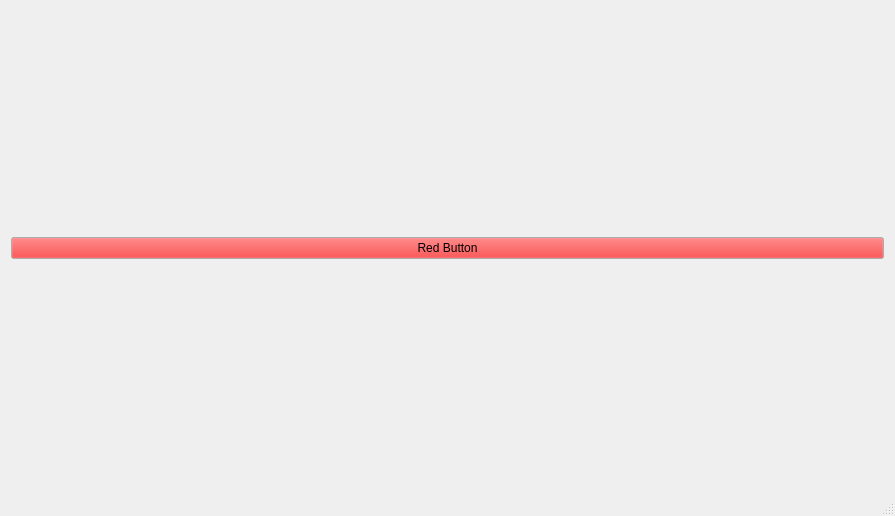
<?xml version="1.0" encoding="UTF-8"?>
<ui version="4.0">
 <class>RadixSortClass</class>
 <widget class="QMainWindow" name="RadixSortClass">
  <property name="geometry">
   <rect>
    <x>0</x>
    <y>0</y>
    <width>895</width>
    <height>516</height>
   </rect>
  </property>
  <property name="sizePolicy">
   <sizepolicy hsizetype="Expanding" vsizetype="Preferred">
    <horstretch>0</horstretch>
    <verstretch>0</verstretch>
   </sizepolicy>
  </property>
  <property name="sizeIncrement">
   <size>
    <width>10</width>
    <height>0</height>
   </size>
  </property>
  <property name="windowTitle">
   <string>RadixSort</string>
  </property>
  <widget class="QWidget" name="centralWidget">
   <layout class="QVBoxLayout" name="verticalLayout_3">
    <property name="sizeConstraint">
     <enum>QLayout::SetMaximumSize</enum>
    </property>
    <item>
     <layout class="QHBoxLayout" name="horizontalLayout">
      <property name="sizeConstraint">
       <enum>QLayout::SetMinimumSize</enum>
      </property>
      <property name="leftMargin">
       <number>1</number>
      </property>
      <property name="topMargin">
       <number>1</number>
      </property>
      <property name="rightMargin">
       <number>1</number>
      </property>
      <property name="bottomMargin">
       <number>1</number>
      </property>
     </layout>
    </item>
    <item>
     <widget class="QPushButton" name="RedButton">
      <property name="maximumSize">
       <size>
        <width>881</width>
        <height>16777215</height>
       </size>
      </property>
      <property name="palette">
       <palette>
        <active>
         <colorrole role="Button">
          <brush brushstyle="SolidPattern">
           <color alpha="255">
            <red>255</red>
            <green>0</green>
            <blue>0</blue>
           </color>
          </brush>
         </colorrole>
        </active>
        <inactive>
         <colorrole role="Button">
          <brush brushstyle="SolidPattern">
           <color alpha="255">
            <red>255</red>
            <green>0</green>
            <blue>0</blue>
           </color>
          </brush>
         </colorrole>
        </inactive>
        <disabled>
         <colorrole role="Button">
          <brush brushstyle="SolidPattern">
           <color alpha="255">
            <red>255</red>
            <green>0</green>
            <blue>0</blue>
           </color>
          </brush>
         </colorrole>
        </disabled>
       </palette>
      </property>
      <property name="text">
       <string>Red Button</string>
      </property>
     </widget>
    </item>
   </layout>
  </widget>
  <widget class="QStatusBar" name="statusBar"/>
 </widget>
 <layoutdefault spacing="6" margin="11"/>
 <resources>
  <include location="radixsort.qrc"/>
 </resources>
 <connections/>
</ui>
